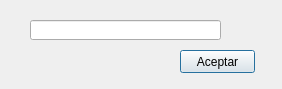
<ui version="4.0" >
 <class>dominios</class>
 <widget class="QDialog" name="dominios" >
  <property name="geometry" >
   <rect>
    <x>0</x>
    <y>0</y>
    <width>282</width>
    <height>89</height>
   </rect>
  </property>
  <property name="windowTitle" >
   <string>Dominios</string>
  </property>
  <widget class="QLineEdit" name="lineEditDominio" >
   <property name="geometry" >
    <rect>
     <x>30</x>
     <y>20</y>
     <width>191</width>
     <height>20</height>
    </rect>
   </property>
  </widget>
  <widget class="QPushButton" name="aceptarDominio" >
   <property name="geometry" >
    <rect>
     <x>180</x>
     <y>50</y>
     <width>75</width>
     <height>23</height>
    </rect>
   </property>
   <property name="text" >
    <string>Aceptar</string>
   </property>
  </widget>
 </widget>
 <resources/>
 <connections/>
</ui>
